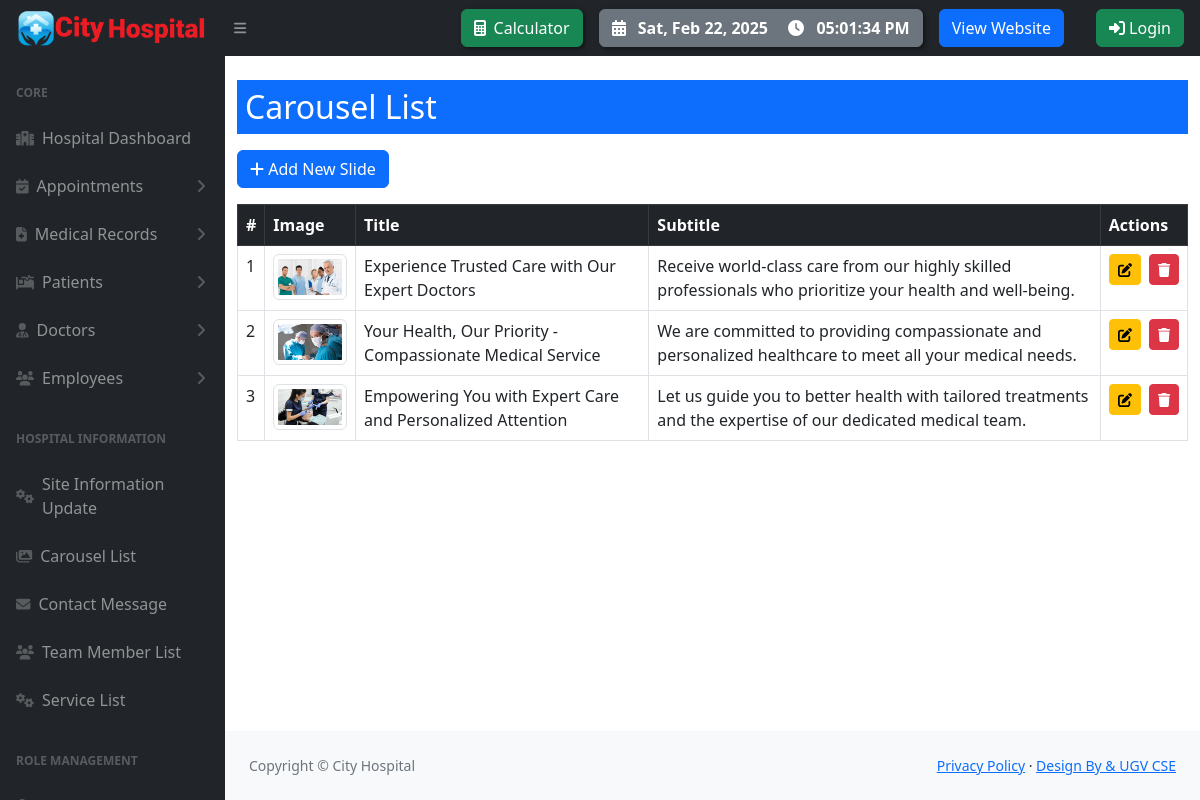
/carousel/, run on the app's committed database.
### pms/models.py (models this page shows, shortened)
class SiteInfo(models.Model):
    site_name = models.CharField(max_length=20)
    color_logo = models.ImageField(upload_to='logo/')
    white_logo = models.ImageField(upload_to='logo/')
    email = models.EmailField()
    phone = models.CharField(max_length=14)
    address = models.CharField(max_length=100)
    opening_hours = models.CharField(max_length=255, default='Saturday - Thursday: 6.00 am - 10.00 pm, Friday Closed')
    site_facebook = models.URLField(max_length=100)
    site_x = models.URLField(max_length=100)
    site_instagram = models.URLField(max_length=100)
    site_pinterest = models.URLField(max_length=100)

class Carousel(models.Model):
    title = models.CharField(max_length=255, blank=True, null=True)
    subtitle = models.CharField(max_length=255, blank=True, null=True)
    image = models.ImageField(upload_to='carousel_images/')  # Uploads to 'media/carousel_images/'
    created_at = models.DateTimeField(auto_now_add=True)

### pms/views.py (the view)
# urls.py: path('carousel/', carousel_list, name='carousel_list'),
def carousel_list(request):
    carousels = Carousel.objects.all()
    if request.method == 'POST' and 'delete_carousel' in request.POST:
        carousel_id = request.POST.get('delete_carousel')
        carousel = get_object_or_404(Carousel, pk=carousel_id)
        carousel.delete()
        messages.success(request, "Carousel slide deleted successfully!")
        return redirect('carousel_list')
    return render(request, 'carousel_list.html', {'carousels': carousels})

### pms/context_processors.py (called while the page is built)
def site_information(request):
    site_info = SiteInfo.objects.first()
    return {
        'site_info': site_info
    }

### templates/carousel_list.html (shortened to what this page needs)
{% extends "hospital/hospital_base.html" %}
{% block content %}
<div class="container mt-4">
    <h2 class="mb-3 bg-primary text-white p-2">Carousel List</h2>
    <a href="{% url 'add_carousel' %}" class="btn btn-primary mb-3">
        <i class="fas fa-plus"></i> Add New Slide
    </a>
    {% if carousels %}
        <div class="table-responsive">
            <table class="table table-bordered table-hover">
                <thead class="table-dark">
                    <tr>
                        <th>#</th>
                        <th>Image</th>
                        <th>Title</th>
                        <th>Subtitle</th>
                        <th>Actions</th>
                    </tr>
                </thead>
                <tbody>
                    {% for carousel in carousels %}
                        <tr>
                            <td>{{ forloop.counter }}</td>
                            <td>
                                <img src="{{ carousel.image.url }}" alt="Slide Image" class="img-thumbnail" width="100">
                            </td>
                            <td>{{ carousel.title }}</td>
                            <td>{{ carousel.subtitle }}</td>
                            <td>
                                <div class="d-flex gap-2">
                                    <a href="{% url 'edit_carousel' carousel.id %}" class="btn btn-warning btn-sm" title="Edit">
                                        <i class="fas fa-edit"></i>
                                    </a>
                                    <form method="POST" style="display:inline;" onsubmit="return confirm('Are you sure?');">
                                        <button type="submit" class="btn btn-danger btn-sm" title="Delete">
                                            <i class="fas fa-trash"></i>
                                        </button>
                                    </form>
                                </div>
                            </td>
                        </tr>
                    {% endfor %}
                </tbody>
            </table>
        </div>
    {% else %}
        <div class="alert alert-info" role="alert">
            No slides available.
        </div>
    {% endif %}
</div>
{% endblock %}

### templates/hospital/hospital_base.html (shortened to what this page needs)
{% load static %}
<!DOCTYPE html>
<html lang="en">
    <head>
        <link href="https://cdn.jsdelivr.net/npm/simple-datatables@7.1.2/dist/style.min.css" rel="stylesheet" />
        <link href="{% static 'admin_panel/css/styles.css' %}" rel="stylesheet" />
    </head>
    <body class="sb-nav-fixed">
        <nav class="sb-topnav navbar navbar-expand navbar-dark bg-dark">
            <a class="navbar-brand ps-3" href="{% url 'hospital_admin' %}"><img src="{{ site_info.white_logo.url }}" alt="" style="width: 190px;"></a>
            <button class="btn btn-link btn-sm order-1 order-lg-0 me-4 me-lg-0" id="sidebarToggle" href="#!"><i class="fas fa-bars"></i></button>
            <button class="btn btn-success me-3 d-none d-md-block" data-bs-toggle="modal" data-bs-target="#calculatorModal" style="box-shadow: 2px 2px 5px rgba(0, 0, 0, 0.5);">
                <i class="fas fa-calculator me-2"></i>Calculator
            </button>
            <button class="btn btn-secondary me-3 d-none d-md-block d-flex align-items-center" style="box-shadow: 2px 2px 5px rgba(0, 0, 0, 0.5); font-weight: bold;">
                <i class="fas fa-calendar-alt me-2"></i>
                <span id="currentDate" class="me-3"></span>
                <i class="fas fa-clock me-2"></i>
                <span id="currentTime"></span>
            </button>
            <a href="{% url 'home' %}" class="btn btn-primary me-3 d-none d-md-block">View Website</a>
    {% if user.is_authenticated %}
    <div class="nv dropdown me-3 d-none d-md-block">
        <button class="btn btn-warning dropdown-toggle" id="UserDropdown" data-bs-toggle="dropdown" aria-expanded="false">
            <i class="fas fa-user-circle"></i> {{ user.username }}
        </button>
        <ul class="dropdown-menu dropdown-menu-end">
            <li><a class="dropdown-item" href="{% url 'admin_change_password' %}"><i class="fas fa-key me-2"></i> Change Password</a></li>
            <li><a class="dropdown-item" href="{% url 'logout' %}"><i class="fas fa-sign-out-alt me-2"></i> Logout</a></li>
        </ul>
    </div>
    {% else %}
    <a class="btn btn-success ms-3 me-3" href="{% url 'login' %}">
        <i class="fas fa-sign-in-alt"></i> Login
    </a>
    {% endif %}
        </nav>
        <div id="layoutSidenav">
            <div id="layoutSidenav_nav">
                <nav class="sb-sidenav accordion sb-sidenav-dark" id="sidenavAccordion">
                  {% include 'hospital/hospital_sidebar.html' %}
                </nav>
            </div>
            <div id="layoutSidenav_content">
                <main>
                    {% block content %}
                    {% endblock content %}
                </main>
                <footer class="py-4 bg-light mt-auto">
                    <div class="container-fluid px-4">
                        <div class="d-flex align-items-center justify-content-between small">
                            <div class="text-muted">Copyright &copy; {{ site_info.site_name }}</div>
                            <div>
                                <a href="#">Privacy Policy</a>
                                &middot;
                                <a href="#">Design By &amp; UGV CSE</a>
                            </div>
                        </div>
                    </div>
                </footer>
            </div>
        </div>
    </body>
</html>

### data on the page
SiteInfo: white_logo (picture), site_name "City Hospital"
Carousel: image (picture), title "Experience Trusted Care with Our Expert Doctors", subtitle "Receive world-class care from our highly skilled professionals who prioritize your health and well-being."
Carousel: image (picture), title "Your Health, Our Priority - Compassionate Medical Service", subtitle "We are committed to providing compassionate and personalized healthcare to meet all your medical needs."
Carousel: image (picture), title "Empowering You with Expert Care and Personalized Attention", subtitle "Let us guide you to better health with tailored treatments and the expertise of our dedicated medical team."
